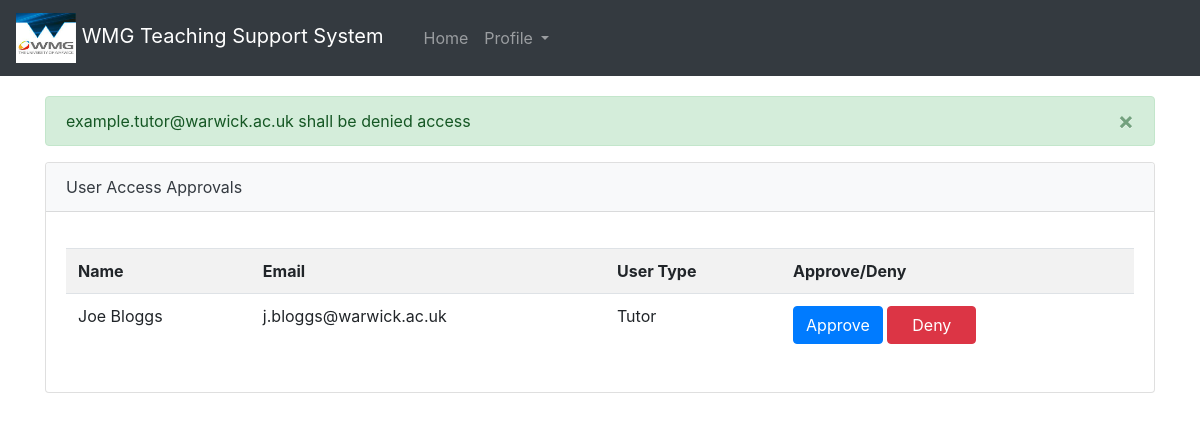
Screenshot of /approvals/deny/example.tutor@warwick.ac.uk/ with the database file from the repository.
### app/models.py (models this page shows)
class PendingUser(db.Model, UserMixin):
    id = db.Column(db.Integer, primary_key = True)
    email = db.Column(db.String(100), unique = True, nullable = False)
    password = db.Column(db.String(80), nullable = False)
    fName = db.Column(db.String(20), nullable = False)
    sName = db.Column(db.String(30), nullable = False)
    userType = db.Column(db.String(20), nullable = False)

### app/admin_views.py (the view)
@admin.route('/approvals/deny/<email>/')
def denyUser(email):
    users = userAccess.getPendingUserDetails()
    userAccess.denyUser(email)
    flash(email + ' shall be denied access')
    return render_template('auth/approve_user.html', title='User Access Approvals', users=users)

### app/api/dbUserAccess.py (called while the page is built)
    def getPendingUserDetails():
        users = PendingUser.query.all()
        return users

    def denyUser(email):
        users = userAccess.getPendingUserDetails()
        for user in users:
            if user.email == email:
                db.session.delete(user)
                db.session.commit()

### app/templates/auth/approve_user.html (shortened to what this page needs)
{% extends "auth/auth_base.html" %}
{% block homeLink %}
<a class="nav-link" href="{{ url_for('base.home') }}">Home</a>
{% endblock %}
{% block body %}
{% with messages = get_flashed_messages() %}
{% if messages %}
<div style="padding-top: 5rem;">
<div class="container">
	{% for message in messages %}
	<div class="alert alert-success alert-dismissible" role="alert">
	<button type="button" class="close" data-dismiss="alert" aria-label="Close"><span aria-hidden="true">×</span></button>
	{{message}}
	</div>
	{% endfor %}
</div>
{% endif %}
{% endwith %}
<section class="container">
	<div class="card">
		<div class="card-header text-dark bg-light mb-3">{{ title }}</div>
		<div class="card-body">
			<table class="table table-striped" id="userApprovalTable">
				<tr>
					<th>Name</th>
					<th>Email</th>
					<th>User Type</th>
					<th>Approve/Deny</th>
				</tr>
				{% for user in users %}
				<tr>
					<td>{{ user.fName }} {{ user.sName }}</td>
					<td>{{ user.email }}</td>
					<td>{{ user.userType }}</td>
					<td>
						<a class="btn btn-primary" href="/approvals/approve/{{ user.email }}" role="button">Approve</a>
						<a class="btn btn-danger" style="padding-left: 1.5rem; padding-right: 1.5rem;" href="/approvals/deny/{{ user.email }}" role="button">Deny</a>
					</td>
				</tr>
				{% endfor %}
			</table>
		</div>
	</div>
</section>
</div>
{% endblock %}

### rows the page displays
PendingUser: fName "Joe", sName "Bloggs", email "j.bloggs@warwick.ac.uk", userType "Tutor"

### other values shown
{{ message }} "example.tutor@warwick.ac.uk shall be denied access"
{{ title }} "User Access Approvals"
